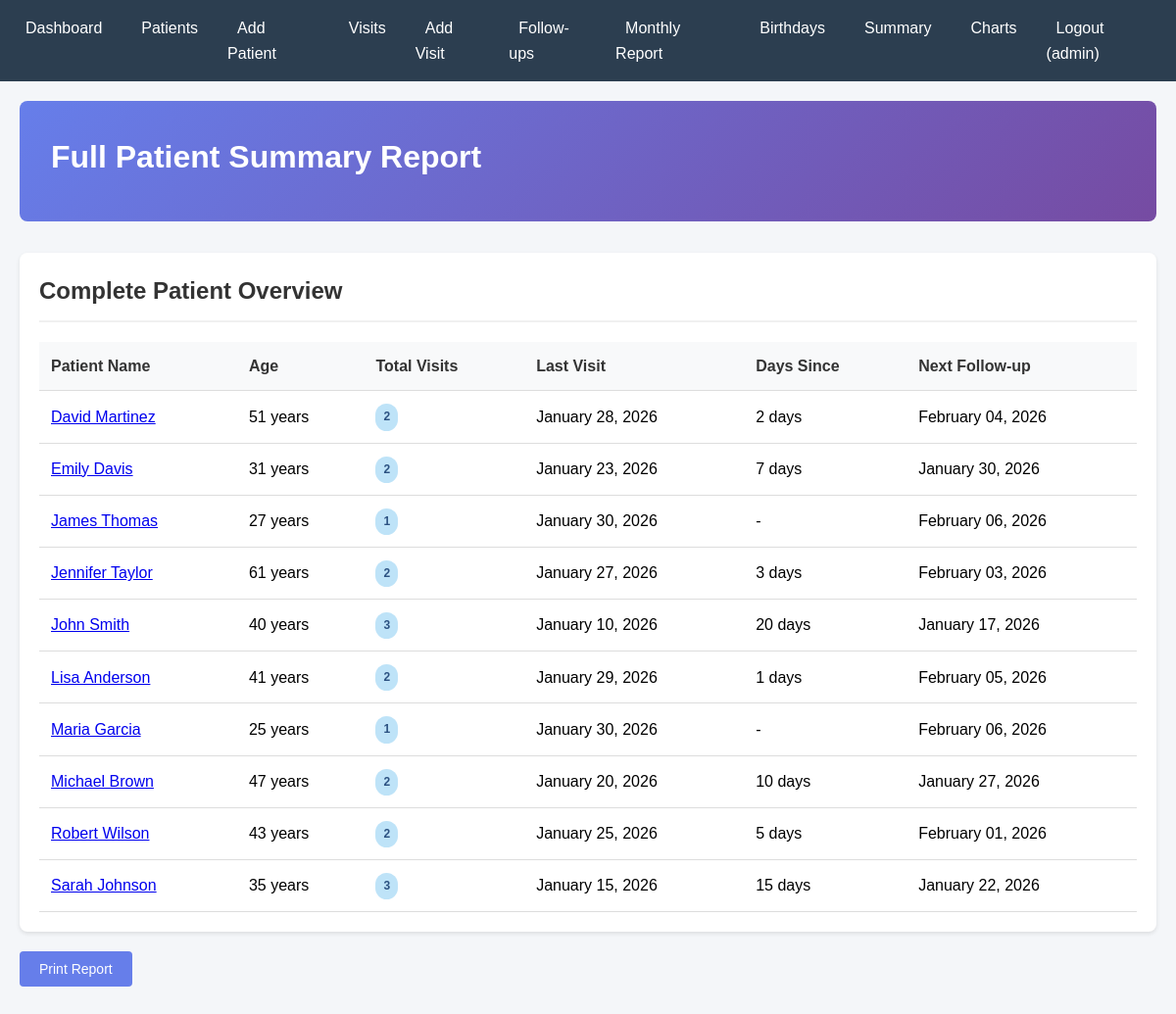
Screenshot of /reports/summary.php (signed in) with the database file from the repository.
### tables this page shows
CREATE TABLE patients (
    patient_id INT PRIMARY KEY AUTO_INCREMENT,
    name VARCHAR(100) NOT NULL,
    dob DATE NOT NULL,
    join_date DATE NOT NULL,
    phone VARCHAR(15) NOT NULL,
    address TEXT
);

### reports/summary.php (the view)
<?php
require_once '../config/db.php';
require_once '../includes/header.php';
$summary_sql = "SELECT
    p.patient_id,
    p.name,
    TIMESTAMPDIFF(YEAR, p.dob, CURDATE()) as age,
    (SELECT COUNT(*) FROM visits WHERE patient_id = p.patient_id) as total_visits,
    (SELECT DATE_FORMAT(MAX(visit_date), '%M %d, %Y')
     FROM visits WHERE patient_id = p.patient_id) as last_visit,
    (SELECT DATEDIFF(CURDATE(), MAX(visit_date))
     FROM visits WHERE patient_id = p.patient_id) as days_since_visit,
    (SELECT DATE_FORMAT(follow_up_due, '%M %d, %Y')
     FROM visits WHERE patient_id = p.patient_id
     ORDER BY visit_date DESC LIMIT 1) as next_followup
FROM patients p
ORDER BY p.name ASC";
$result = $conn->query($summary_sql);
?>
<header>
    <h1>Full Patient Summary Report</h1>
</header>
<div class="card">
    <div class="card-header">
        <h2>Complete Patient Overview</h2>
    </div>
    <table>
        <thead>
            <tr>
                <th>Patient Name</th>
                <th>Age</th>
                <th>Total Visits</th>
                <th>Last Visit</th>
                <th>Days Since</th>
                <th>Next Follow-up</th>
            </tr>
        </thead>
        <tbody>
            <?php while ($row = $result->fetch_assoc()): ?>
            <tr>
                <td>
                    <a href="../patients/view.php?id=<?php echo $row['patient_id']; ?>">
                        <?php echo htmlspecialchars($row['name']); ?>
                    </a>
                </td>
                <td><?php echo $row['age']; ?> years</td>
                <td>
                    <span class="badge badge-info">
                        <?php echo $row['total_visits']; ?>
                    </span>
                </td>
                <td><?php echo $row['last_visit'] ?: 'Never'; ?></td>
                <td>
                    <?php if ($row['days_since_visit']): ?>
                        <?php if ($row['days_since_visit'] > 180): ?>
                            <span class="badge badge-danger"><?php echo $row['days_since_visit']; ?> days</span>
                        <?php else: ?>
                            <?php echo $row['days_since_visit']; ?> days
                        <?php endif; ?>
                    <?php else: ?>
                        -
                    <?php endif; ?>
                </td>
                <td><?php echo $row['next_followup'] ?: 'None'; ?></td>
            </tr>
            <?php endwhile; ?>
        </tbody>
    </table>
</div>
<div class="actions">
    <button onclick="window.print()" class="btn btn-primary">Print Report</button>
</div>
<?php require_once '../includes/footer.php'; ?>

### css/style.css (style rules this page uses)
* { margin: 0; padding: 0; box-sizing: border-box; }
body { font-family: Arial, sans-serif; background-color: #f4f6f9; line-height: 1.6; }
header { background: linear-gradient(135deg, #667eea 0%, #764ba2 100%); color: white; padding: 2rem; margin-bottom: 2rem; border-radius: 8px; }
header h1 { font-size: 2rem; margin-bottom: 0.5rem; }
.card { background: white; border-radius: 8px; box-shadow: 0 2px 4px rgba(0,0,0,0.1); padding: 20px; margin-bottom: 20px; }
.card-header { border-bottom: 2px solid #f0f0f0; padding-bottom: 10px; margin-bottom: 20px; }
.card-header h2 { color: #333; font-size: 1.5rem; }
table { width: 100%; border-collapse: collapse; margin-top: 10px; }
table th, table td { padding: 12px; text-align: left; border-bottom: 1px solid #ddd; }
table th { background-color: #f8f9fa; font-weight: bold; color: #333; }
.btn { display: inline-block; padding: 10px 20px; border: none; border-radius: 4px; cursor: pointer; text-decoration: none; font-size: 14px; transition: background-color 0.3s; }
.btn-primary { background-color: #667eea; color: white; }
.badge { display: inline-block; padding: 4px 8px; border-radius: 12px; font-size: 12px; font-weight: bold; }
.badge-info { background-color: #bee3f8; color: #2c5282; }
.actions { display: flex; gap: 10px; margin-bottom: 20px; }

### rows the page displays
patients: name "David Martinez", age "51", total_visits "2", last_visit "January 28, 2026", days_since_visit "2", next_followup "February 04, 2026"
patients: name "Emily Davis", age "31", total_visits "2", last_visit "January 23, 2026", days_since_visit "7", next_followup "January 30, 2026"
patients: name "James Thomas", age "27", total_visits "1", last_visit "January 30, 2026", next_followup "February 06, 2026"
patients: name "Jennifer Taylor", age "61", total_visits "2", last_visit "January 27, 2026", days_since_visit "3", next_followup "February 03, 2026"
patients: name "John Smith", age "40", total_visits "3", last_visit "January 10, 2026", days_since_visit "20", next_followup "January 17, 2026"
patients: name "Lisa Anderson", age "41", total_visits "2", last_visit "January 29, 2026", days_since_visit "1", next_followup "February 05, 2026"
patients: name "Maria Garcia", age "25", total_visits "1", last_visit "January 30, 2026", next_followup "February 06, 2026"
patients: name "Michael Brown", age "47", total_visits "2", last_visit "January 20, 2026", days_since_visit "10", next_followup "January 27, 2026"
patients: name "Robert Wilson", age "43", total_visits "2", last_visit "January 25, 2026", days_since_visit "5", next_followup "February 01, 2026"
patients: name "Sarah Johnson", age "35", total_visits "3", last_visit "January 15, 2026", days_since_visit "15", next_followup "January 22, 2026"

### other values shown
$_SESSION['username'] "admin"
